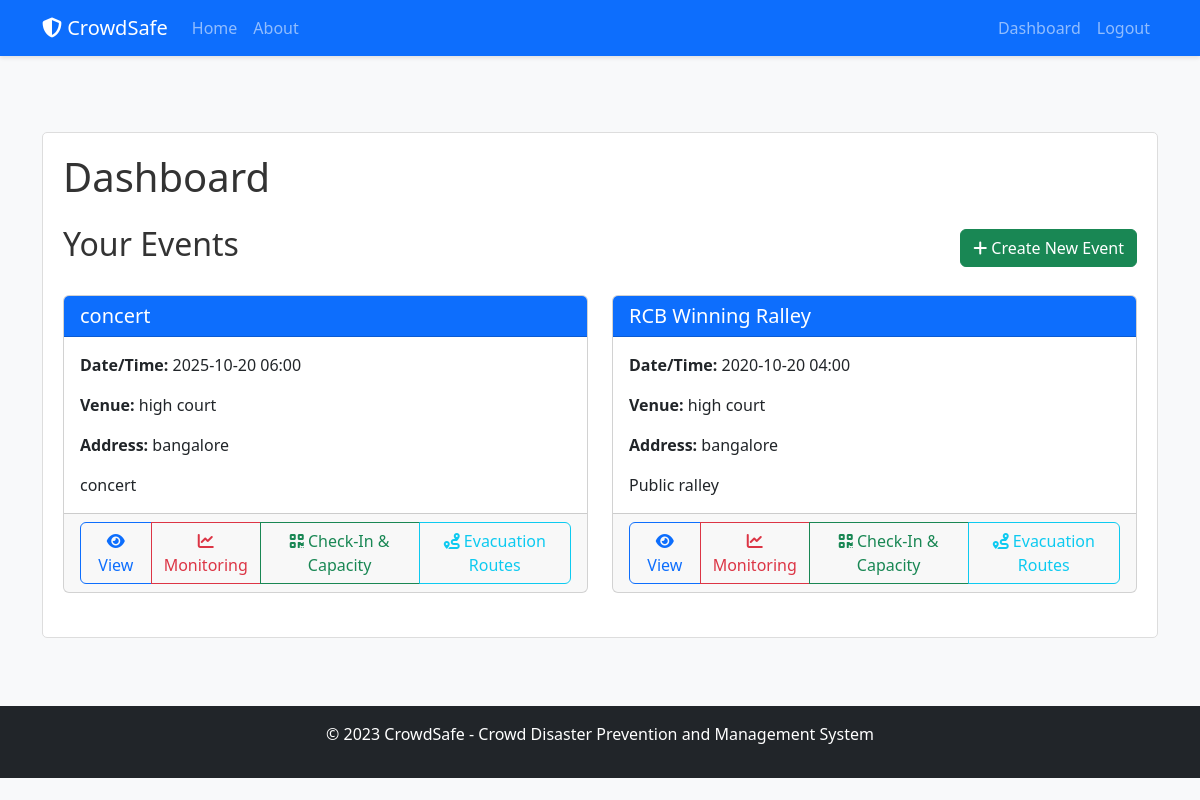
Page /dashboard (signed in) on the committed database.
### models.py (models this page shows, shortened)
class Event(db.Model):
    id = db.Column(db.Integer, primary_key=True)
    name = db.Column(db.String(100), nullable=False)
    objective = db.Column(db.String(200), nullable=False)
    target_audience = db.Column(db.String(100), nullable=False)
    date_time = db.Column(db.DateTime, nullable=False)
    venue_name = db.Column(db.String(100), nullable=False)
    venue_address = db.Column(db.String(200), nullable=False)
    latitude = db.Column(db.Float, nullable=False)
    longitude = db.Column(db.Float, nullable=False)
    ticket_price = db.Column(db.Float, nullable=True)
    sponsors = db.Column(db.String(200), nullable=True)
    description = db.Column(db.Text, nullable=False)
    date_created = db.Column(db.DateTime, default=datetime.utcnow)
    user_id = db.Column(db.Integer, db.ForeignKey('user.id'), nullable=False)
    zones = db.relationship('Zone', backref='event', lazy=True)
    attendees = db.relationship('Attendee', backref='event', lazy=True)
    check_ins = db.relationship('CheckIn', backref='event', lazy=True)

### routes.py (the view)
@app.route('/dashboard')
@login_required
def dashboard():
    events = Event.query.filter_by(user_id=current_user.id).all()
    return render_template('dashboard.html', title='Dashboard', events=events)

### models.py (called while the page is built)
@login_manager.user_loader
def load_user(user_id):
    return User.query.get(int(user_id))

### templates/dashboard.html
{% extends "layout.html" %}
{% block content %}
<div class="content-section">
    <h1 class="mb-4">Dashboard</h1>
    <div class="d-flex justify-content-between align-items-center mb-4">
        <h2>Your Events</h2>
        <a class="btn btn-success" href="{{ url_for('new_event') }}">
            <i class="fas fa-plus"></i> Create New Event
        </a>
    </div>
    {% if events %}
        <div class="row">
            {% for event in events %}
                <div class="col-md-6 mb-4">
                    <div class="card h-100">
                        <div class="card-header bg-primary text-white">
                            <h5 class="card-title mb-0">{{ event.name }}</h5>
                        </div>
                        <div class="card-body">
                            <p><strong>Date/Time:</strong> {{ event.date_time.strftime('%Y-%m-%d %H:%M') }}</p>
                            <p><strong>Venue:</strong> {{ event.venue_name }}</p>
                            <p><strong>Address:</strong> {{ event.venue_address }}</p>
                            <p class="card-text">{{ event.description[:100] }}{% if event.description|length > 100 %}...{% endif %}</p>
                        </div>
                        <div class="card-footer">
                            <div class="btn-group w-100">
                                <a href="{{ url_for('event', event_id=event.id) }}" class="btn btn-outline-primary">
                                    <i class="fas fa-eye"></i> View
                                </a>
                                <a href="{{ url_for('monitoring_dashboard', event_id=event.id) }}" class="btn btn-outline-danger">
                                    <i class="fas fa-chart-line"></i> Monitoring
                                </a>
                                <a href="{{ url_for('checkin_dashboard', event_id=event.id) }}" class="btn btn-outline-success">
                                    <i class="fas fa-qrcode"></i> Check-In & Capacity
                                </a>
                                <a href="{{ url_for('evacuation_routes', event_id=event.id) }}" class="btn btn-outline-info">
                                    <i class="fas fa-route"></i> Evacuation Routes
                                </a>
                            </div>
                        </div>
                    </div>
                </div>
            {% endfor %}
        </div>
    {% else %}
        <div class="alert alert-info">
            <p>You haven't created any events yet. Click the button above to create your first event!</p>
        </div>
    {% endif %}
</div>
{% endblock content %}

### static/css/main.css (style rules this page uses)
body { background-color: #f8f9fa; color: #333; padding-top: 60px; }
.content-section { background: #ffffff; padding: 20px; border: 1px solid #dddddd; border-radius: 5px; margin-bottom: 20px; }

### rows in the picture
Event: name "concert", date_time "2025-10-20 06:00", venue_name "high court", venue_address "bangalore", description "concert"
Event: name "RCB Winning Ralley", date_time "2020-10-20 04:00", venue_name "high court", venue_address "bangalore", description "Public ralley"
